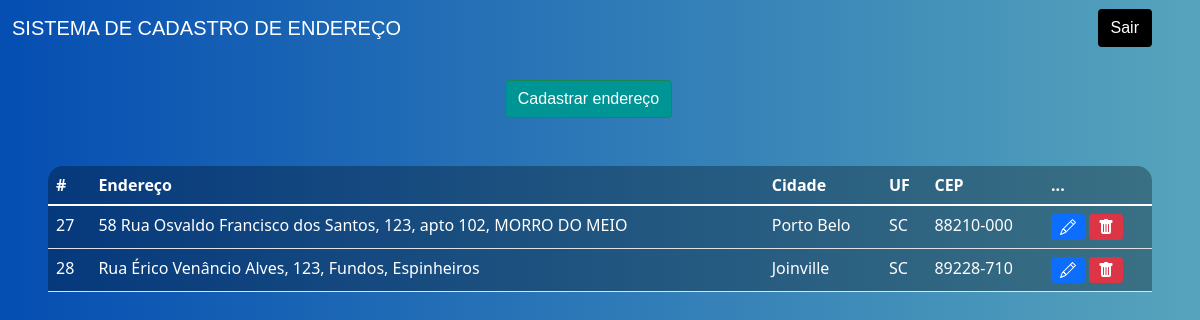
Page /sistema.php on the committed database.
### tables this page shows
CREATE TABLE `endereco` (
  `id` int(11) NOT NULL,
  `logradouro` varchar(100) NOT NULL,
  `numero` varchar(10) NOT NULL DEFAULT '0',
  `complemento` varchar(50) DEFAULT NULL,
  `bairro` varchar(50) DEFAULT NULL,
  `cidade` varchar(50) NOT NULL,
  `estado` varchar(50) NOT NULL,
  `cep` varchar(25) NOT NULL
);

### sistema.php (the view, shortened to what this page needs)
<?php
    include_once('config.php');
    include_once('style.php');
    $query = "SELECT * FROM endereco";
    $result = mysqli_query($conexao, $query);
    $dados = [];
    while ($row = mysqli_fetch_assoc($result)) {
        $dados[] = $row;
    }
?>
<!DOCTYPE html>
<html lang="en">
<head>
    <link href="https://cdn.jsdelivr.net/npm/bootstrap@5.0.2/dist/css/bootstrap.min.css" rel="stylesheet">
</head>
<body>
    <nav class="navbar navbar-expand-lg navbar-dark">
        <div class="container-fluid">
            <a class="navbar-brand" href="#">SISTEMA DE CADASTRO DE ENDEREÇO</a>
        </div>
        <div class="d-flex">
            <a href="home.php" class="btn me-5" style="background-color: black; color: white;">Sair</a>
        </div>
    </nav>
    <br>
    <div class="box-search">
        <div class="d-flex" style="margin-left: 25px;">
            <a href="formulario.php" class="btn btn-success me-5" style="background-color: #009595">Cadastrar endereço</a>
        </div>
    </div>
    <div class="m-5">
        <table class="table text-white table-bg">
            <thead>
                <tr>
                    <th scope="col">#</th>
                    <th scope="col">Endereço</th>
                    <th scope="col">Cidade</th>
                    <th scope="col">UF</th>
                    <th scope="col">CEP</th>
                    <th scope="col">...</th>
                </tr>
            </thead>
            <tbody>
                <?php foreach($dados as $dado): ?>
                    <tr>
                        <td><?= $dado['id'] ?></td>
                        <td><?= $dado['logradouro'] . ", " . $dado['numero'] . ", " . $dado['complemento'] . ", " . $dado['bairro']?></td>
                        <td><?= $dado['cidade'] ?></td>
                        <td><?= $dado['estado'] ?></td>
                        <td><?= $dado['cep'] ?></td>
                        <td>
                        <a class='btn btn-sm btn-primary' href="<?= 'edit.php?id=' . $dado['id'] ?>" title='Editar'>
                        </a>
                        <a class='btn btn-sm btn-danger'  href="<?= 'delete.php?id=' . $dado['id'] ?>" title='Deletar'>
                        </a>
                        </td>
                    </tr>
                <?php endforeach; ?>
            </tbody>
        </table>
    </div>
</body>
</html>

### style.php (shortened to what this page needs)
<link href="https://cdn.jsdelivr.net/npm/bootstrap@5.1.3/dist/css/bootstrap.min.css" rel="stylesheet">
    <link rel="stylesheet" href="https://pro.fontawesome.com/releases/v5.10.0/css/all.css"/>

### style.php (style rules this page uses)
body { font-family: Arial, Helvetica, sans-serif; background-image: linear-gradient(to right, rgb(5, 78, 178), rgb(86, 164, 188)); }
a { color: blanchedalmond; text-decoration: none; font-family: Arial, Helvetica, sans-serif; font-size: 20px; }
.table-bg { background: rgba(0, 0, 0, 0.3); border-radius: 15px 15px 0 0; }
.box-search { display: flex; justify-content: center; gap: .1%; }

### rows in the picture
endereco: id "27", logradouro "58 Rua Osvaldo Francisco dos Santos", numero "123", complemento "apto 102", bairro "MORRO DO MEIO", cidade "Porto Belo", estado "SC", cep "88210-000"
endereco: id "28", logradouro "Rua Érico Venâncio Alves", numero "123", complemento "Fundos", bairro "Espinheiros", cidade "Joinville", estado "SC", cep "89228-710"
